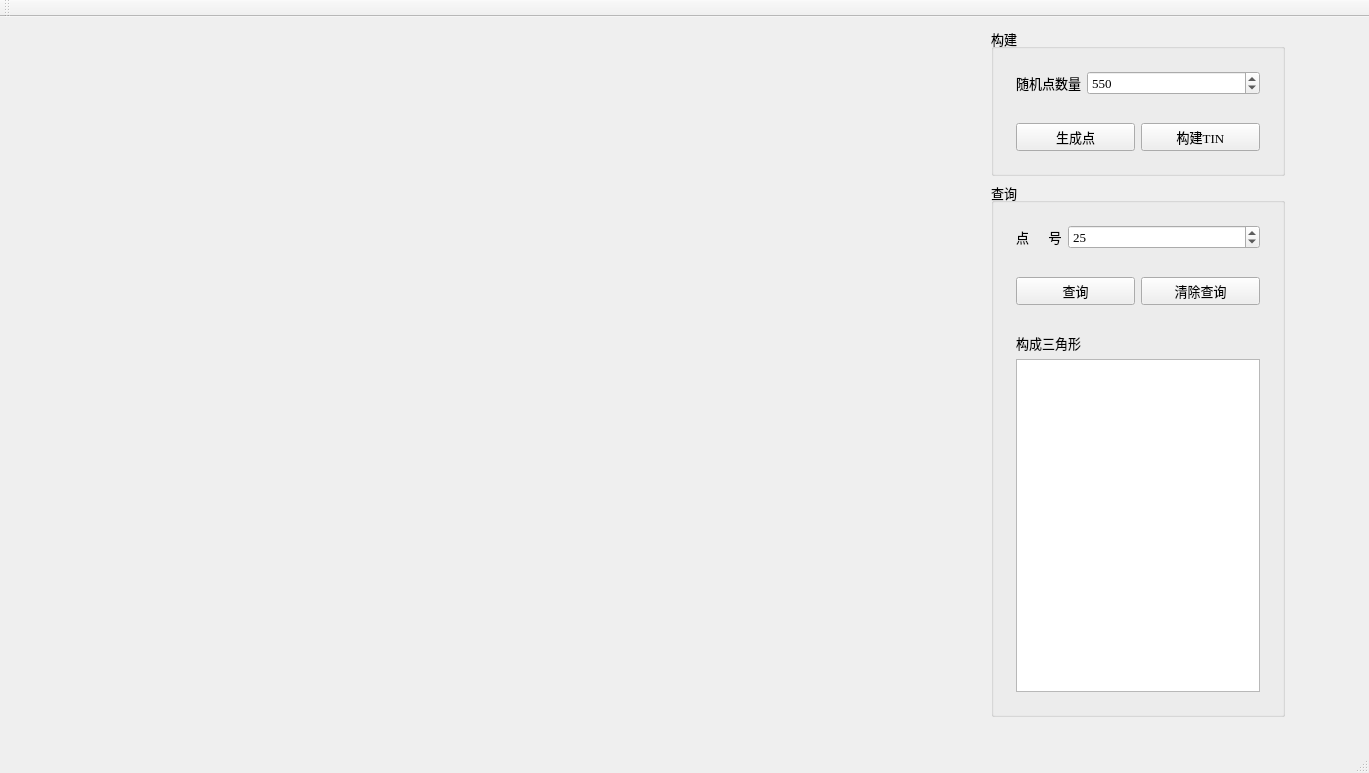
<?xml version="1.0" encoding="UTF-8"?>
<ui version="4.0">
 <class>Question_6Class</class>
 <widget class="QMainWindow" name="Question_6Class">
  <property name="geometry">
   <rect>
    <x>0</x>
    <y>0</y>
    <width>1369</width>
    <height>773</height>
   </rect>
  </property>
  <property name="windowTitle">
   <string>Question_6</string>
  </property>
  <property name="styleSheet">
   <string notr="true">font: 10pt &quot;Times New Roman&quot;;</string>
  </property>
  <widget class="QWidget" name="centralWidget">
   <widget class="QWidget" name="widget_4" native="true">
    <property name="geometry">
     <rect>
      <x>980</x>
      <y>0</y>
      <width>316</width>
      <height>711</height>
     </rect>
    </property>
    <property name="baseSize">
     <size>
      <width>0</width>
      <height>0</height>
     </size>
    </property>
    <layout class="QVBoxLayout" name="verticalLayout_3">
     <item>
      <widget class="QGroupBox" name="groupBox">
       <property name="font">
        <font>
         <family>Times New Roman</family>
         <pointsize>10</pointsize>
         <weight>50</weight>
         <italic>false</italic>
         <bold>false</bold>
        </font>
       </property>
       <property name="title">
        <string>构建</string>
       </property>
       <layout class="QVBoxLayout" name="verticalLayout_4">
        <item>
         <widget class="QWidget" name="widget_5" native="true">
          <layout class="QFormLayout" name="formLayout_2">
           <item row="0" column="0">
            <widget class="QLabel" name="label_3">
             <property name="font">
              <font>
               <family>Times New Roman</family>
               <pointsize>10</pointsize>
               <weight>50</weight>
               <italic>false</italic>
               <bold>false</bold>
              </font>
             </property>
             <property name="text">
              <string>随机点数量</string>
             </property>
            </widget>
           </item>
           <item row="0" column="1">
            <widget class="QSpinBox" name="spinBox_2">
             <property name="font">
              <font>
               <family>Times New Roman</family>
               <pointsize>10</pointsize>
               <weight>50</weight>
               <italic>false</italic>
               <bold>false</bold>
              </font>
             </property>
             <property name="maximum">
              <number>6000</number>
             </property>
             <property name="value">
              <number>550</number>
             </property>
            </widget>
           </item>
          </layout>
         </widget>
        </item>
        <item>
         <widget class="QWidget" name="widget_6" native="true">
          <layout class="QHBoxLayout" name="horizontalLayout_4">
           <item>
            <widget class="QPushButton" name="srandBtn">
             <property name="font">
              <font>
               <family>Times New Roman</family>
               <pointsize>10</pointsize>
               <weight>50</weight>
               <italic>false</italic>
               <bold>false</bold>
              </font>
             </property>
             <property name="text">
              <string>生成点</string>
             </property>
            </widget>
           </item>
           <item>
            <widget class="QPushButton" name="GetTinBtn">
             <property name="font">
              <font>
               <family>Times New Roman</family>
               <pointsize>10</pointsize>
               <weight>50</weight>
               <italic>false</italic>
               <bold>false</bold>
              </font>
             </property>
             <property name="text">
              <string>构建TIN</string>
             </property>
            </widget>
           </item>
          </layout>
         </widget>
        </item>
       </layout>
      </widget>
     </item>
     <item>
      <widget class="QGroupBox" name="groupBox_2">
       <property name="font">
        <font>
         <family>Times New Roman</family>
         <pointsize>10</pointsize>
         <weight>50</weight>
         <italic>false</italic>
         <bold>false</bold>
        </font>
       </property>
       <property name="title">
        <string>查询</string>
       </property>
       <layout class="QVBoxLayout" name="verticalLayout_2">
        <item>
         <widget class="QWidget" name="widget" native="true">
          <layout class="QFormLayout" name="formLayout">
           <item row="0" column="0">
            <widget class="QLabel" name="label">
             <property name="font">
              <font>
               <family>Times New Roman</family>
               <pointsize>10</pointsize>
               <weight>50</weight>
               <italic>false</italic>
               <bold>false</bold>
              </font>
             </property>
             <property name="text">
              <string>点      号</string>
             </property>
            </widget>
           </item>
           <item row="0" column="1">
            <widget class="QSpinBox" name="spinBox">
             <property name="font">
              <font>
               <family>Times New Roman</family>
               <pointsize>10</pointsize>
               <weight>50</weight>
               <italic>false</italic>
               <bold>false</bold>
              </font>
             </property>
             <property name="maximum">
              <number>6000</number>
             </property>
             <property name="value">
              <number>25</number>
             </property>
            </widget>
           </item>
          </layout>
         </widget>
        </item>
        <item>
         <widget class="QWidget" name="widget_3" native="true">
          <layout class="QHBoxLayout" name="horizontalLayout_3">
           <item>
            <widget class="QPushButton" name="SearchBtn">
             <property name="font">
              <font>
               <family>Times New Roman</family>
               <pointsize>10</pointsize>
               <weight>50</weight>
               <italic>false</italic>
               <bold>false</bold>
              </font>
             </property>
             <property name="text">
              <string>查询</string>
             </property>
            </widget>
           </item>
           <item>
            <widget class="QPushButton" name="CleanBtn">
             <property name="font">
              <font>
               <family>Times New Roman</family>
               <pointsize>10</pointsize>
               <weight>50</weight>
               <italic>false</italic>
               <bold>false</bold>
              </font>
             </property>
             <property name="text">
              <string>清除查询</string>
             </property>
            </widget>
           </item>
          </layout>
         </widget>
        </item>
        <item>
         <widget class="QWidget" name="widget_2" native="true">
          <layout class="QVBoxLayout" name="verticalLayout">
           <item>
            <widget class="QLabel" name="label_2">
             <property name="font">
              <font>
               <family>Times New Roman</family>
               <pointsize>10</pointsize>
               <weight>50</weight>
               <italic>false</italic>
               <bold>false</bold>
              </font>
             </property>
             <property name="text">
              <string>构成三角形</string>
             </property>
            </widget>
           </item>
           <item>
            <widget class="QTextEdit" name="textEdit">
             <property name="baseSize">
              <size>
               <width>0</width>
               <height>12</height>
              </size>
             </property>
            </widget>
           </item>
          </layout>
         </widget>
        </item>
       </layout>
      </widget>
     </item>
    </layout>
   </widget>
  </widget>
  <widget class="QMenuBar" name="menuBar">
   <property name="geometry">
    <rect>
     <x>0</x>
     <y>0</y>
     <width>1369</width>
     <height>20</height>
    </rect>
   </property>
  </widget>
  <widget class="QToolBar" name="mainToolBar">
   <attribute name="toolBarArea">
    <enum>TopToolBarArea</enum>
   </attribute>
   <attribute name="toolBarBreak">
    <bool>false</bool>
   </attribute>
  </widget>
  <widget class="QStatusBar" name="statusBar"/>
 </widget>
 <layoutdefault spacing="6" margin="11"/>
 <resources>
  <include location="Question_6.qrc"/>
 </resources>
 <connections/>
</ui>
